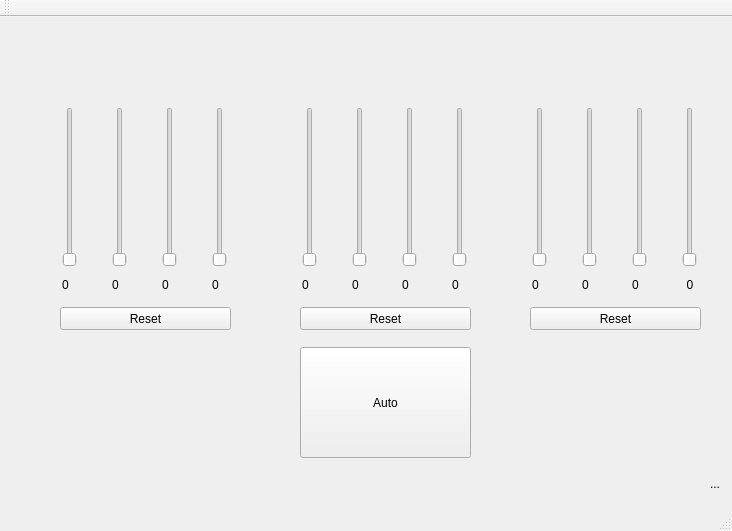
<?xml version="1.0" encoding="UTF-8"?>
<ui version="4.0">
 <class>DMXClass</class>
 <widget class="QMainWindow" name="DMXClass">
  <property name="geometry">
   <rect>
    <x>0</x>
    <y>0</y>
    <width>732</width>
    <height>531</height>
   </rect>
  </property>
  <property name="windowTitle">
   <string>DMX</string>
  </property>
  <widget class="QWidget" name="centralWidget">
   <widget class="QLabel" name="state">
    <property name="geometry">
     <rect>
      <x>710</x>
      <y>460</y>
      <width>47</width>
      <height>13</height>
     </rect>
    </property>
    <property name="text">
     <string>...</string>
    </property>
   </widget>
   <widget class="QPushButton" name="pushButton_4">
    <property name="geometry">
     <rect>
      <x>300</x>
      <y>330</y>
      <width>171</width>
      <height>111</height>
     </rect>
    </property>
    <property name="text">
     <string>Auto</string>
    </property>
   </widget>
   <widget class="QPushButton" name="pushButton">
    <property name="geometry">
     <rect>
      <x>60</x>
      <y>290</y>
      <width>171</width>
      <height>23</height>
     </rect>
    </property>
    <property name="text">
     <string>Reset</string>
    </property>
   </widget>
   <widget class="QPushButton" name="pushButton_2">
    <property name="geometry">
     <rect>
      <x>300</x>
      <y>290</y>
      <width>171</width>
      <height>23</height>
     </rect>
    </property>
    <property name="text">
     <string>Reset</string>
    </property>
   </widget>
   <widget class="QPushButton" name="pushButton_3">
    <property name="geometry">
     <rect>
      <x>530</x>
      <y>290</y>
      <width>171</width>
      <height>23</height>
     </rect>
    </property>
    <property name="text">
     <string>Reset</string>
    </property>
   </widget>
   <widget class="QSlider" name="Slider12">
    <property name="geometry">
     <rect>
      <x>680</x>
      <y>90</y>
      <width>19</width>
      <height>160</height>
     </rect>
    </property>
    <property name="maximum">
     <number>255</number>
    </property>
    <property name="orientation">
     <enum>Qt::Vertical</enum>
    </property>
   </widget>
   <widget class="QLabel" name="Label12">
    <property name="geometry">
     <rect>
      <x>670</x>
      <y>260</y>
      <width>40</width>
      <height>16</height>
     </rect>
    </property>
    <property name="text">
     <string>0</string>
    </property>
    <property name="alignment">
     <set>Qt::AlignCenter</set>
    </property>
   </widget>
   <widget class="QSlider" name="Slider11">
    <property name="geometry">
     <rect>
      <x>630</x>
      <y>90</y>
      <width>19</width>
      <height>160</height>
     </rect>
    </property>
    <property name="maximum">
     <number>255</number>
    </property>
    <property name="orientation">
     <enum>Qt::Vertical</enum>
    </property>
   </widget>
   <widget class="QLabel" name="Label11">
    <property name="geometry">
     <rect>
      <x>620</x>
      <y>260</y>
      <width>31</width>
      <height>16</height>
     </rect>
    </property>
    <property name="text">
     <string>0</string>
    </property>
    <property name="alignment">
     <set>Qt::AlignCenter</set>
    </property>
   </widget>
   <widget class="QSlider" name="Slider10">
    <property name="geometry">
     <rect>
      <x>580</x>
      <y>90</y>
      <width>19</width>
      <height>160</height>
     </rect>
    </property>
    <property name="maximum">
     <number>255</number>
    </property>
    <property name="orientation">
     <enum>Qt::Vertical</enum>
    </property>
   </widget>
   <widget class="QSlider" name="Slider9">
    <property name="geometry">
     <rect>
      <x>530</x>
      <y>90</y>
      <width>19</width>
      <height>160</height>
     </rect>
    </property>
    <property name="maximum">
     <number>255</number>
    </property>
    <property name="orientation">
     <enum>Qt::Vertical</enum>
    </property>
   </widget>
   <widget class="QLabel" name="Label10">
    <property name="geometry">
     <rect>
      <x>570</x>
      <y>260</y>
      <width>31</width>
      <height>16</height>
     </rect>
    </property>
    <property name="text">
     <string>0</string>
    </property>
    <property name="alignment">
     <set>Qt::AlignCenter</set>
    </property>
   </widget>
   <widget class="QLabel" name="Label9">
    <property name="geometry">
     <rect>
      <x>520</x>
      <y>260</y>
      <width>31</width>
      <height>16</height>
     </rect>
    </property>
    <property name="text">
     <string>0</string>
    </property>
    <property name="alignment">
     <set>Qt::AlignCenter</set>
    </property>
   </widget>
   <widget class="QSlider" name="Slider7">
    <property name="geometry">
     <rect>
      <x>400</x>
      <y>90</y>
      <width>19</width>
      <height>160</height>
     </rect>
    </property>
    <property name="maximum">
     <number>255</number>
    </property>
    <property name="orientation">
     <enum>Qt::Vertical</enum>
    </property>
   </widget>
   <widget class="QLabel" name="Label8">
    <property name="geometry">
     <rect>
      <x>440</x>
      <y>260</y>
      <width>31</width>
      <height>16</height>
     </rect>
    </property>
    <property name="text">
     <string>0</string>
    </property>
    <property name="alignment">
     <set>Qt::AlignCenter</set>
    </property>
   </widget>
   <widget class="QLabel" name="Label7">
    <property name="geometry">
     <rect>
      <x>390</x>
      <y>260</y>
      <width>31</width>
      <height>16</height>
     </rect>
    </property>
    <property name="text">
     <string>0</string>
    </property>
    <property name="alignment">
     <set>Qt::AlignCenter</set>
    </property>
   </widget>
   <widget class="QSlider" name="Slider8">
    <property name="geometry">
     <rect>
      <x>450</x>
      <y>90</y>
      <width>19</width>
      <height>160</height>
     </rect>
    </property>
    <property name="maximum">
     <number>255</number>
    </property>
    <property name="orientation">
     <enum>Qt::Vertical</enum>
    </property>
   </widget>
   <widget class="QSlider" name="Slider6">
    <property name="geometry">
     <rect>
      <x>350</x>
      <y>90</y>
      <width>19</width>
      <height>160</height>
     </rect>
    </property>
    <property name="maximum">
     <number>255</number>
    </property>
    <property name="orientation">
     <enum>Qt::Vertical</enum>
    </property>
   </widget>
   <widget class="QLabel" name="Label6">
    <property name="geometry">
     <rect>
      <x>340</x>
      <y>260</y>
      <width>31</width>
      <height>16</height>
     </rect>
    </property>
    <property name="text">
     <string>0</string>
    </property>
    <property name="alignment">
     <set>Qt::AlignCenter</set>
    </property>
   </widget>
   <widget class="QSlider" name="Slider5">
    <property name="geometry">
     <rect>
      <x>300</x>
      <y>90</y>
      <width>19</width>
      <height>160</height>
     </rect>
    </property>
    <property name="maximum">
     <number>255</number>
    </property>
    <property name="orientation">
     <enum>Qt::Vertical</enum>
    </property>
   </widget>
   <widget class="QLabel" name="Label5">
    <property name="geometry">
     <rect>
      <x>290</x>
      <y>260</y>
      <width>31</width>
      <height>16</height>
     </rect>
    </property>
    <property name="text">
     <string>0</string>
    </property>
    <property name="alignment">
     <set>Qt::AlignCenter</set>
    </property>
   </widget>
   <widget class="QSlider" name="Slider3">
    <property name="geometry">
     <rect>
      <x>160</x>
      <y>90</y>
      <width>19</width>
      <height>160</height>
     </rect>
    </property>
    <property name="maximum">
     <number>255</number>
    </property>
    <property name="orientation">
     <enum>Qt::Vertical</enum>
    </property>
   </widget>
   <widget class="QSlider" name="Slider2">
    <property name="geometry">
     <rect>
      <x>110</x>
      <y>90</y>
      <width>19</width>
      <height>160</height>
     </rect>
    </property>
    <property name="maximum">
     <number>255</number>
    </property>
    <property name="orientation">
     <enum>Qt::Vertical</enum>
    </property>
   </widget>
   <widget class="QSlider" name="Slider1">
    <property name="geometry">
     <rect>
      <x>60</x>
      <y>90</y>
      <width>19</width>
      <height>160</height>
     </rect>
    </property>
    <property name="maximum">
     <number>255</number>
    </property>
    <property name="orientation">
     <enum>Qt::Vertical</enum>
    </property>
    <property name="tickPosition">
     <enum>QSlider::NoTicks</enum>
    </property>
   </widget>
   <widget class="QSlider" name="Slider4">
    <property name="geometry">
     <rect>
      <x>210</x>
      <y>90</y>
      <width>19</width>
      <height>160</height>
     </rect>
    </property>
    <property name="maximum">
     <number>255</number>
    </property>
    <property name="orientation">
     <enum>Qt::Vertical</enum>
    </property>
   </widget>
   <widget class="QLabel" name="Label4">
    <property name="geometry">
     <rect>
      <x>200</x>
      <y>260</y>
      <width>31</width>
      <height>16</height>
     </rect>
    </property>
    <property name="text">
     <string>0</string>
    </property>
    <property name="alignment">
     <set>Qt::AlignCenter</set>
    </property>
   </widget>
   <widget class="QLabel" name="Label3">
    <property name="geometry">
     <rect>
      <x>150</x>
      <y>260</y>
      <width>31</width>
      <height>16</height>
     </rect>
    </property>
    <property name="text">
     <string>0</string>
    </property>
    <property name="alignment">
     <set>Qt::AlignCenter</set>
    </property>
   </widget>
   <widget class="QLabel" name="Label2">
    <property name="geometry">
     <rect>
      <x>100</x>
      <y>260</y>
      <width>31</width>
      <height>16</height>
     </rect>
    </property>
    <property name="text">
     <string>0</string>
    </property>
    <property name="alignment">
     <set>Qt::AlignCenter</set>
    </property>
   </widget>
   <widget class="QLabel" name="Label1">
    <property name="geometry">
     <rect>
      <x>50</x>
      <y>260</y>
      <width>31</width>
      <height>16</height>
     </rect>
    </property>
    <property name="text">
     <string>0</string>
    </property>
    <property name="alignment">
     <set>Qt::AlignCenter</set>
    </property>
   </widget>
  </widget>
  <widget class="QMenuBar" name="menuBar">
   <property name="geometry">
    <rect>
     <x>0</x>
     <y>0</y>
     <width>732</width>
     <height>21</height>
    </rect>
   </property>
  </widget>
  <widget class="QToolBar" name="mainToolBar">
   <attribute name="toolBarArea">
    <enum>TopToolBarArea</enum>
   </attribute>
   <attribute name="toolBarBreak">
    <bool>false</bool>
   </attribute>
  </widget>
  <widget class="QStatusBar" name="statusBar"/>
 </widget>
 <layoutdefault spacing="6" margin="11"/>
 <resources>
  <include location="DMX.qrc"/>
 </resources>
 <connections>
  <connection>
   <sender>Slider1</sender>
   <signal>valueChanged(int)</signal>
   <receiver>DMXClass</receiver>
   <slot>Update()</slot>
   <hints>
    <hint type="sourcelabel">
     <x>59</x>
     <y>212</y>
    </hint>
    <hint type="destinationlabel">
     <x>364</x>
     <y>219</y>
    </hint>
   </hints>
  </connection>
  <connection>
   <sender>Slider2</sender>
   <signal>valueChanged(int)</signal>
   <receiver>DMXClass</receiver>
   <slot>Update()</slot>
   <hints>
    <hint type="sourcelabel">
     <x>109</x>
     <y>212</y>
    </hint>
    <hint type="destinationlabel">
     <x>364</x>
     <y>219</y>
    </hint>
   </hints>
  </connection>
  <connection>
   <sender>Slider3</sender>
   <signal>valueChanged(int)</signal>
   <receiver>DMXClass</receiver>
   <slot>Update()</slot>
   <hints>
    <hint type="sourcelabel">
     <x>159</x>
     <y>212</y>
    </hint>
    <hint type="destinationlabel">
     <x>364</x>
     <y>219</y>
    </hint>
   </hints>
  </connection>
  <connection>
   <sender>Slider4</sender>
   <signal>valueChanged(int)</signal>
   <receiver>DMXClass</receiver>
   <slot>Update()</slot>
   <hints>
    <hint type="sourcelabel">
     <x>209</x>
     <y>212</y>
    </hint>
    <hint type="destinationlabel">
     <x>364</x>
     <y>219</y>
    </hint>
   </hints>
  </connection>
  <connection>
   <sender>Slider5</sender>
   <signal>valueChanged(int)</signal>
   <receiver>DMXClass</receiver>
   <slot>Update()</slot>
   <hints>
    <hint type="sourcelabel">
     <x>289</x>
     <y>212</y>
    </hint>
    <hint type="destinationlabel">
     <x>364</x>
     <y>219</y>
    </hint>
   </hints>
  </connection>
  <connection>
   <sender>Slider6</sender>
   <signal>valueChanged(int)</signal>
   <receiver>DMXClass</receiver>
   <slot>Update()</slot>
   <hints>
    <hint type="sourcelabel">
     <x>339</x>
     <y>212</y>
    </hint>
    <hint type="destinationlabel">
     <x>364</x>
     <y>219</y>
    </hint>
   </hints>
  </connection>
  <connection>
   <sender>Slider7</sender>
   <signal>valueChanged(int)</signal>
   <receiver>DMXClass</receiver>
   <slot>Update()</slot>
   <hints>
    <hint type="sourcelabel">
     <x>389</x>
     <y>212</y>
    </hint>
    <hint type="destinationlabel">
     <x>364</x>
     <y>219</y>
    </hint>
   </hints>
  </connection>
  <connection>
   <sender>Slider8</sender>
   <signal>valueChanged(int)</signal>
   <receiver>DMXClass</receiver>
   <slot>Update()</slot>
   <hints>
    <hint type="sourcelabel">
     <x>439</x>
     <y>212</y>
    </hint>
    <hint type="destinationlabel">
     <x>364</x>
     <y>219</y>
    </hint>
   </hints>
  </connection>
  <connection>
   <sender>Slider9</sender>
   <signal>valueChanged(int)</signal>
   <receiver>DMXClass</receiver>
   <slot>Update()</slot>
   <hints>
    <hint type="sourcelabel">
     <x>519</x>
     <y>212</y>
    </hint>
    <hint type="destinationlabel">
     <x>364</x>
     <y>219</y>
    </hint>
   </hints>
  </connection>
  <connection>
   <sender>Slider10</sender>
   <signal>valueChanged(int)</signal>
   <receiver>DMXClass</receiver>
   <slot>Update()</slot>
   <hints>
    <hint type="sourcelabel">
     <x>569</x>
     <y>212</y>
    </hint>
    <hint type="destinationlabel">
     <x>364</x>
     <y>219</y>
    </hint>
   </hints>
  </connection>
  <connection>
   <sender>Slider11</sender>
   <signal>valueChanged(int)</signal>
   <receiver>DMXClass</receiver>
   <slot>Update()</slot>
   <hints>
    <hint type="sourcelabel">
     <x>619</x>
     <y>212</y>
    </hint>
    <hint type="destinationlabel">
     <x>364</x>
     <y>219</y>
    </hint>
   </hints>
  </connection>
  <connection>
   <sender>Slider12</sender>
   <signal>valueChanged(int)</signal>
   <receiver>DMXClass</receiver>
   <slot>Update()</slot>
   <hints>
    <hint type="sourcelabel">
     <x>659</x>
     <y>212</y>
    </hint>
    <hint type="destinationlabel">
     <x>364</x>
     <y>219</y>
    </hint>
   </hints>
  </connection>
  <connection>
   <sender>pushButton</sender>
   <signal>clicked()</signal>
   <receiver>DMXClass</receiver>
   <slot>ResetDMX1()</slot>
   <hints>
    <hint type="sourcelabel">
     <x>134</x>
     <y>344</y>
    </hint>
    <hint type="destinationlabel">
     <x>365</x>
     <y>250</y>
    </hint>
   </hints>
  </connection>
  <connection>
   <sender>pushButton_2</sender>
   <signal>clicked()</signal>
   <receiver>DMXClass</receiver>
   <slot>ResetDMX2()</slot>
   <hints>
    <hint type="sourcelabel">
     <x>365</x>
     <y>344</y>
    </hint>
    <hint type="destinationlabel">
     <x>365</x>
     <y>250</y>
    </hint>
   </hints>
  </connection>
  <connection>
   <sender>pushButton_3</sender>
   <signal>clicked()</signal>
   <receiver>DMXClass</receiver>
   <slot>ResetDMX3()</slot>
   <hints>
    <hint type="sourcelabel">
     <x>590</x>
     <y>344</y>
    </hint>
    <hint type="destinationlabel">
     <x>365</x>
     <y>250</y>
    </hint>
   </hints>
  </connection>
  <connection>
   <sender>pushButton_4</sender>
   <signal>clicked()</signal>
   <receiver>DMXClass</receiver>
   <slot>Auto()</slot>
   <hints>
    <hint type="sourcelabel">
     <x>360</x>
     <y>413</y>
    </hint>
    <hint type="destinationlabel">
     <x>365</x>
     <y>250</y>
    </hint>
   </hints>
  </connection>
 </connections>
 <slots>
  <slot>Update()</slot>
  <slot>ResetDMX1()</slot>
  <slot>ResetDMX2()</slot>
  <slot>ResetDMX3()</slot>
  <slot>Random()</slot>
  <slot>Auto()</slot>
 </slots>
</ui>
